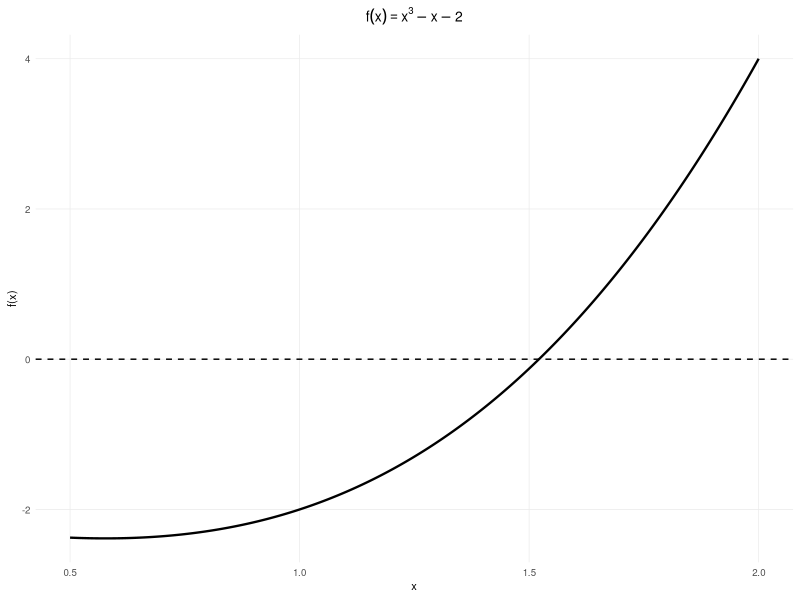
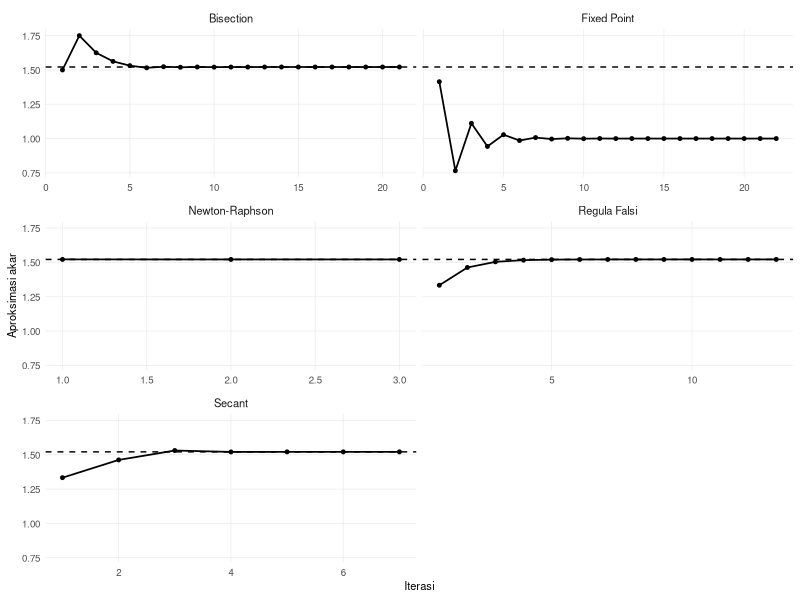

Write the R code that produced these figures, in order.
## ---- chunk 1
library(ggplot2)
## ---- chunk 2
#| code-line-numbers: true

bisection <- function(f, a, b, tol = 1e-6, max_iter = 100) {
  
  if (f(a) * f(b) > 0) {
    stop("Interval tidak mengandung perubahan tanda.")
  }
  
  hasil <- data.frame()
  
  for (i in 1:max_iter) {
    
    c <- (a + b) / 2
    fc <- f(c)
    
    hasil <- rbind(
      hasil,
      data.frame(
        iterasi = i,
        a = a,
        b = b,
        c = c,
        f_c = fc,
        error = abs(b - a)
      )
    )
    
    if (abs(b - a) < tol || abs(fc) < tol) {
      break
    }
    
    if (f(a) * fc < 0) {
      b <- c
    } else {
      a <- c
    }
  }
  
  list(
    akar = c,
    iterasi = hasil
  )
}
## ---- chunk 3
#| code-line-numbers: true

f <- function(x) {
  x^3 - x - 2
}
## ---- chunk 4
#| code-line-numbers: true

hasil_bisection <- bisection(
  f = f,
  a = 1,
  b = 2
)

hasil_bisection$akar
## ---- chunk 5
#| code-line-numbers: true

hasil_bisection$iterasi
## ---- chunk 6
#| code-line-numbers: true

regula_falsi <- function(f, a, b, tol = 1e-6, max_iter = 100) {
  
  if (f(a) * f(b) > 0) {
    stop("Interval tidak mengandung perubahan tanda.")
  }
  
  hasil <- data.frame()
  
  for (i in 1:max_iter) {
    
    c <- (a * f(b) - b * f(a)) / (f(b) - f(a))
    fc <- f(c)
    
    hasil <- rbind(
      hasil,
      data.frame(
        iterasi = i,
        a = a,
        b = b,
        c = c,
        f_c = fc
      )
    )
    
    if (abs(fc) < tol) {
      break
    }
    
    if (f(a) * fc < 0) {
      b <- c
    } else {
      a <- c
    }
  }
  
  list(
    akar = c,
    iterasi = hasil
  )
}
## ---- chunk 7
#| code-line-numbers: true

hasil_rf <- regula_falsi(f, 1, 2)

hasil_rf$akar
hasil_rf$iterasi
## ---- chunk 8
#| code-line-numbers: true

fixed_point <- function(g, x0, tol = 1e-6, max_iter = 100) {
  
  hasil <- data.frame()
  
  x <- x0
  
  for (i in 1:max_iter) {
    
    x_new <- g(x)
    error <- abs(x_new - x)
    
    hasil <- rbind(
      hasil,
      data.frame(
        iterasi = i,
        x_lama = x,
        x_baru = x_new,
        error = error
      )
    )
    
    if (error < tol) {
      x <- x_new
      break
    }
    
    x <- x_new
  }
  
  list(
    akar = x,
    iterasi = hasil
  )
}
## ---- chunk 9
#| code-line-numbers: true

g <- function(x) {
  sqrt(2 - x)
}

hasil_fp <- fixed_point(
  g = g,
  x0 = 0
)

hasil_fp$akar
hasil_fp$iterasi
## ---- chunk 10
#| code-line-numbers: true

newraph <- function(f, df, x0, tol = 1e-6, max_iter = 100) {
  
  hasil <- data.frame()
  
  x <- x0
  
  for (i in 1:max_iter) {
    
    fx <- f(x)
    dfx <- df(x)
    
    if (dfx == 0) {
      stop("Turunan bernilai nol.")
    }
    
    x_new <- x - fx / dfx
    error <- abs(x_new - x)
    
    hasil <- rbind(
      hasil,
      data.frame(
        iterasi = i,
        x_lama = x,
        f_x = fx,
        df_x = dfx,
        x_baru = x_new,
        error = error
      )
    )
    
    if (error < tol) {
      x <- x_new
      break
    }
    
    x <- x_new
  }
  
  list(
    akar = x,
    iterasi = hasil
  )
}
## ---- chunk 11
#| code-line-numbers: true

f <- function(x) {
  x^3 - x - 2
}

df <- function(x) {
  3*x^2 - 1
}
## ---- chunk 12
#| code-line-numbers: true

hasil_newraph <- newraph(
  f = f,
  df = df,
  x0 = 1.5
)

hasil_newraph$akar
hasil_newraph$iterasi
## ---- chunk 13
#| code-line-numbers: true

secant <- function(f, x0, x1, tol = 1e-6, max_iter = 100) {
  
  hasil <- data.frame()
  
  for (i in 1:max_iter) {
    
    f0 <- f(x0)
    f1 <- f(x1)
    
    if (f1 - f0 == 0) {
      stop("Penyebut bernilai nol.")
    }
    
    x2 <- x1 - f1 * (x1 - x0) / (f1 - f0)
    
    error <- abs(x2 - x1)
    
    hasil <- rbind(
      hasil,
      data.frame(
        iterasi = i,
        x_sebelumnya = x0,
        x_sekarang = x1,
        x_baru = x2,
        error = error
      )
    )
    
    if (error < tol) {
      x1 <- x2
      break
    }
    
    x0 <- x1
    x1 <- x2
  }
  
  list(
    akar = x1,
    iterasi = hasil
  )
}
## ---- chunk 14
#| code-line-numbers: true

hasil_secant <- secant(
  f = f,
  x0 = 1,
  x1 = 2
)

hasil_secant$akar
hasil_secant$iterasi
## ---- chunk 15
#| label: fig-grafik-fungsi
#| fig-cap: "Grafik fungsi $f(x)=x^3-x-2$ dan lokasi akar persamaan."
#| fig-width: 6
#| fig-height: 4

x <- seq(0.5, 2, length.out = 500)

data_plot <- data.frame(
  x = x,
  y = f(x)
)

ggplot(data_plot, aes(x = x, y = y)) +
  geom_line(linewidth = 0.8) +
  geom_hline(
    yintercept = 0,
    linetype = "dashed",
    linewidth = 0.5
  ) +
  labs(
    title = expression(f(x) == x^3 - x - 2),
    x = "x",
    y = "f(x)"
  ) +
  theme_minimal(base_size = 9) +
  theme(
    plot.title = element_text(
      size = 10,
      hjust = 0.5
    ),
    axis.title = element_text(size = 8),
    axis.text = element_text(size = 7),
    panel.grid.minor = element_blank(),
    panel.grid.major = element_line(
      linewidth = 0.25
    ),
    plot.margin = margin(5, 5, 5, 5)
  )
## ---- chunk 16
perbandingan <- data.frame(
  Metode = c(
    "Bisection",
    "Regula Falsi",
    "fixed point",
    "Newton-Raphson",
    "Secant"
  ),
  Akar = c(
    hasil_bisection$akar,
    hasil_rf$akar,
    hasil_fp$akar,
    hasil_newraph$akar,
    hasil_secant$akar
  ),
  Iterasi = c(
    nrow(hasil_bisection$iterasi),
    nrow(hasil_rf$iterasi),
    nrow(hasil_fp$iterasi),
    nrow(hasil_newraph$iterasi),
    nrow(hasil_secant$iterasi)
  )
)

perbandingan
## ---- chunk 17
#| label: fig-konv
#| fig-cap: "Konvergensi nilai akar dari kelima metode"


library(ggplot2)

konvergensi <- rbind(
  data.frame(
    Iterasi = hasil_bisection$iterasi$iterasi,
    Nilai = hasil_bisection$iterasi$c,
    Metode = "Bisection"
  ),
  data.frame(
    Iterasi = hasil_rf$iterasi$iterasi,
    Nilai = hasil_rf$iterasi$c,
    Metode = "Regula Falsi"
  ),
  data.frame(
    Iterasi = hasil_fp$iterasi$iterasi,
    Nilai = hasil_fp$iterasi$x_baru,
    Metode = "Fixed Point"
  ),
  data.frame(
    Iterasi = hasil_newraph$iterasi$iterasi,
    Nilai = hasil_newraph$iterasi$x_baru,
    Metode = "Newton-Raphson"
  ),
  data.frame(
    Iterasi = hasil_secant$iterasi$iterasi,
    Nilai = hasil_secant$iterasi$x_baru,
    Metode = "Secant"
  )
)

ggplot(konvergensi, aes(x = Iterasi, y = Nilai)) +
  geom_hline(
    yintercept = 1.52138,
    linetype = "dashed",
    linewidth = 0.5
  ) +
  geom_line(linewidth = 0.6) +
  geom_point(size = 1) +
  facet_wrap(
    ~ Metode,
    ncol = 2,
    scales = "free_x"
  ) +
  labs(
    x = "Iterasi",
    y = "Aproksimasi akar"
  ) +
  theme_minimal(base_size = 9) +
  theme(
    strip.text = element_text(
      size = 8
    ),
    axis.title = element_text(size = 8),
    axis.text = element_text(size = 7),
    panel.grid.minor = element_blank(),
    panel.grid.major = element_line(
      linewidth = 0.25
    ),
    plot.title = element_text(size = 10),
    plot.margin = margin(5, 5, 5, 5)
  )
## ---- chunk 18
#| code-line-numbers: true

f_baru <- function(x) {
  cos(x) - x
}
## ---- chunk 19
#| code-line-numbers: true

hasil <- bisection(
  f = f_baru,
  a = 0,
  b = 1
)

hasil$akar
